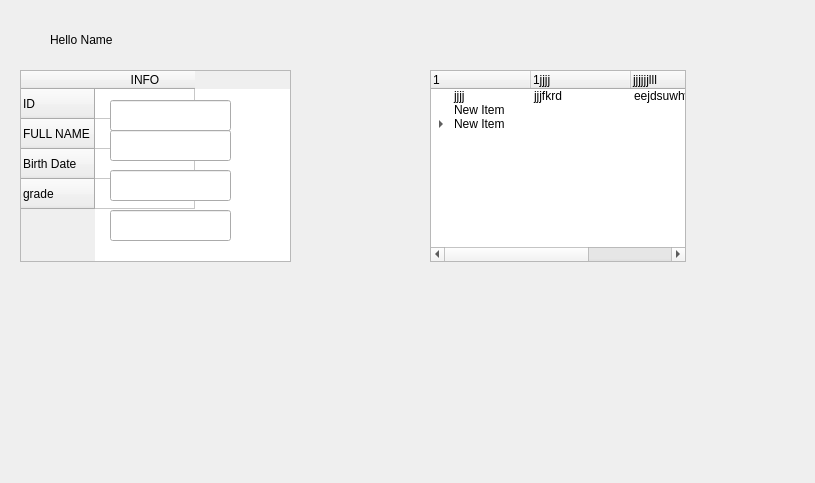
<?xml version="1.0" encoding="UTF-8"?>
<ui version="4.0">
 <class>DialogTeacherMenu</class>
 <widget class="QDialog" name="DialogTeacherMenu">
  <property name="geometry">
   <rect>
    <x>0</x>
    <y>0</y>
    <width>815</width>
    <height>483</height>
   </rect>
  </property>
  <property name="windowTitle">
   <string>Dialog</string>
  </property>
  <widget class="QLabel" name="label">
   <property name="geometry">
    <rect>
     <x>50</x>
     <y>30</y>
     <width>171</width>
     <height>20</height>
    </rect>
   </property>
   <property name="text">
    <string>Hello Name</string>
   </property>
  </widget>
  <widget class="QTableWidget" name="tableWidget">
   <property name="geometry">
    <rect>
     <x>20</x>
     <y>70</y>
     <width>271</width>
     <height>192</height>
    </rect>
   </property>
   <row>
    <property name="text">
     <string>ID</string>
    </property>
   </row>
   <row>
    <property name="text">
     <string>FULL NAME</string>
    </property>
   </row>
   <row>
    <property name="text">
     <string>Birth Date</string>
    </property>
   </row>
   <row>
    <property name="text">
     <string>grade</string>
    </property>
   </row>
   <column>
    <property name="text">
     <string>INFO</string>
    </property>
   </column>
  </widget>
  <widget class="QTreeWidget" name="treeWidget">
   <property name="geometry">
    <rect>
     <x>430</x>
     <y>70</y>
     <width>256</width>
     <height>192</height>
    </rect>
   </property>
   <column>
    <property name="text">
     <string>1</string>
    </property>
   </column>
   <column>
    <property name="text">
     <string>1jjjj</string>
    </property>
   </column>
   <column>
    <property name="text">
     <string>jjjjjjlll</string>
    </property>
   </column>
   <column>
    <property name="text">
     <string>bvgffg</string>
    </property>
   </column>
   <item>
    <property name="text">
     <string>jjjj</string>
    </property>
    <property name="text">
     <string>jjjfkrd</string>
    </property>
    <property name="text">
     <string>eejdsuwhwbs</string>
    </property>
    <property name="text">
     <string/>
    </property>
   </item>
   <item>
    <property name="text">
     <string>New Item</string>
    </property>
   </item>
   <item>
    <property name="text">
     <string>New Item</string>
    </property>
    <item>
     <property name="text">
      <string>New Subitem</string>
     </property>
     <item>
      <property name="text">
       <string>New Subitem</string>
      </property>
     </item>
    </item>
   </item>
  </widget>
  <widget class="QLineEdit" name="ID">
   <property name="geometry">
    <rect>
     <x>110</x>
     <y>100</y>
     <width>121</width>
     <height>31</height>
    </rect>
   </property>
   <property name="readOnly">
    <bool>true</bool>
   </property>
  </widget>
  <widget class="QLineEdit" name="Name">
   <property name="geometry">
    <rect>
     <x>110</x>
     <y>130</y>
     <width>121</width>
     <height>31</height>
    </rect>
   </property>
   <property name="readOnly">
    <bool>true</bool>
   </property>
  </widget>
  <widget class="QLineEdit" name="Birth">
   <property name="geometry">
    <rect>
     <x>110</x>
     <y>170</y>
     <width>121</width>
     <height>31</height>
    </rect>
   </property>
   <property name="readOnly">
    <bool>true</bool>
   </property>
  </widget>
  <widget class="QLineEdit" name="Grade">
   <property name="geometry">
    <rect>
     <x>110</x>
     <y>210</y>
     <width>121</width>
     <height>31</height>
    </rect>
   </property>
   <property name="readOnly">
    <bool>true</bool>
   </property>
  </widget>
 </widget>
 <resources/>
 <connections/>
</ui>
